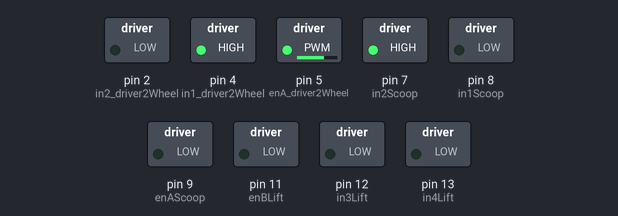
The sketch below on a simulated Arduino Uno, built with avr-gcc and run on an emulated ATmega328P. Parts: switched loads named in the sketch (green lamp = pin HIGH).

Above: at 0.1 s.
At 2.6 s:
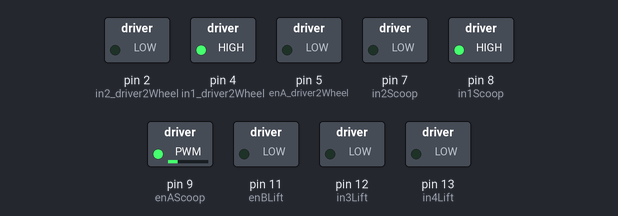
At 5.5 s:
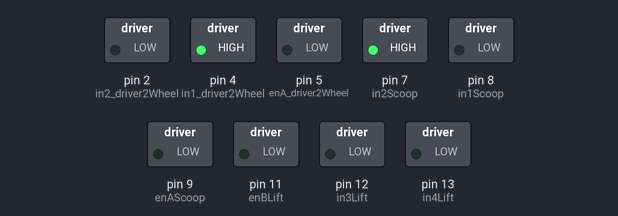
At 9.4 s:
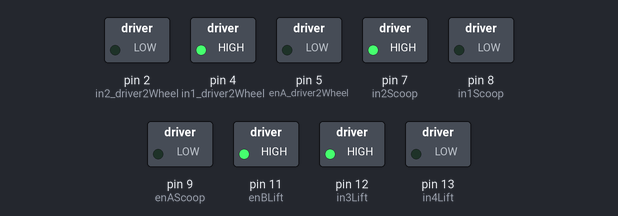
At 29.4 s:
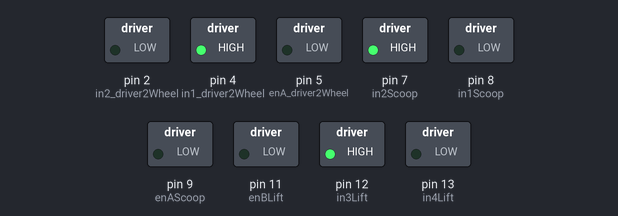
At 31.4 s:
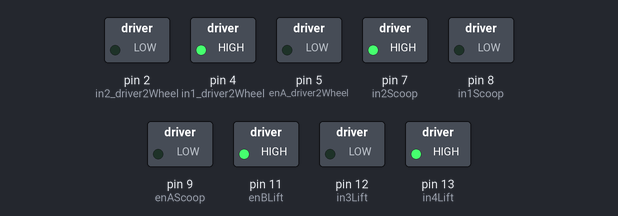
Timing chart, 0 to 32.9 s (numbered marks = the images above):
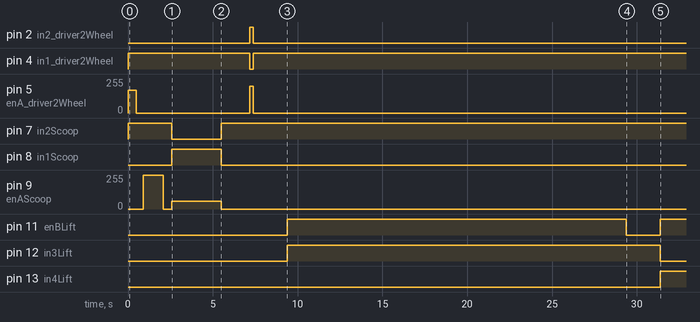

The sketch:

ChassisTest.ino
```cpp
// function declarationsvoid setupWheels(); // declare function for mechanum wheels setup
void moveToPos(); // declare function to move wheels to a set pos in coordinate frame
void forward_drive(); // declare function for forward drive
void backward_drive(); // declare function for backward drive
void right_drive(); // declare function for right drive
void left_drive(); // declare function for left drive
// void setupScoop(); // declare function for scoop setup
// void scoopForward(); // declare function to scoop forwards
// void scoopBackward(); // declare function to scoop backwards
// void releaseSetup(); // declare function for payload release
// void releasePayload(); // declare function to release payloads
// void setupLift(); // declare function for lift setup
// void liftPayloads(); // declare function to lift payloads
void wheelsOff();
void scoop_drive(); // function for scoop

// global variable declarations:

// declare variables for switch starting action


// payloads locations;
// payload 1
int deltaY;
int deltaT;
int xPayload1 = 0; // x-axis location of payload 1
int yPayload1 = 0; // y-axis location of payload 1
// payload 2
int xPayload2 = 0; // x-axis location of payload 2
int yPayload2 = 0; // y-axis location of payload 2

// silo locations;
// silo 1
int xSilo1 = 0; // x-axis location of silo 1
int ySilo1 = 0; // y-axis location of silo 1
//silo 2
int xSilo2 = 0; // x-axis location of silo 2
int ySilo2 = 0; // y-axis location of silo 2

// declare mechanum wheel variables
int wheelSpeedDigital = 255;

//Mechanum Wheels - Driver 1
int enAScoop = 9;
int in1Scoop = 8;
int in2Scoop = 7; // for the scoop

int enBLift = 11;
int in3Lift = 12;
int in4Lift = 13; //Upper right motor
//Mechanum Wheels - Driver 2
int enA_driver2Wheel = 5;
int in1_driver2Wheel = 4;
int in2_driver2Wheel = 2; //Down left motor


void setup() {
  // run setup functions - sets entire system for main loop
  // pinMode(1, INPUT); /// Push Button pin set input
  pinMode(enAScoop, OUTPUT);
  pinMode(in1Scoop, OUTPUT);
  pinMode(in2Scoop, OUTPUT);

  pinMode(enBLift, OUTPUT);
  pinMode(in3Lift, OUTPUT);
  pinMode(in4Lift, OUTPUT);
 // Driver2
  pinMode(enA_driver2Wheel, OUTPUT);
  pinMode(in1_driver2Wheel, OUTPUT);
  pinMode(in2_driver2Wheel, OUTPUT);
  // pinMode(enB_driver2Wheel, OUTPUT);
  // pinMode(in3_driver2Wheel, OUTPUT);
  // pinMode(in4_driver2Wheel, OUTPUT);
  // setupScoop();
  // setupLift();
  // setupRelease();
  // pinMode(buttonPin, INPUT_PULLUP);
}

void loop() {
  // // put your main code here, to run repeatedly:
  // buttonState = digitalRead(1);
// buttonState = digitalRead(buttonPin);

    // Payload 1 section - Squash Balls
  digitalWrite(in1_driver2Wheel, HIGH);
  digitalWrite(in2_driver2Wheel, LOW);
  analogWrite(enA_driver2Wheel, 170);
  digitalWrite(in2Scoop, HIGH);
  digitalWrite(in1Scoop, LOW);
  analogWrite(enAScoop, 0);
  delay(500);

  wheelsOff();
  delay(390);
  // digitalWrite(in1Wheel, LOW);
  // digitalWrite(in2Wheel, LOW);
  // analogWrite(enAWheel, 0);
  // delay(500);

  digitalWrite(in2Scoop, HIGH);
  digitalWrite(in1Scoop, LOW);
  analogWrite(enAScoop, 255);
  delay(1200);
  digitalWrite(in2Scoop, HIGH);
  digitalWrite(in1Scoop, LOW);
  analogWrite(enAScoop, 0);
  delay(500);
  digitalWrite(in1Scoop, HIGH);
  digitalWrite(in2Scoop, LOW);
  analogWrite(enAScoop, 60);
  delay(2900);
  digitalWrite(in2Scoop, HIGH);
  digitalWrite(in1Scoop, LOW);
  analogWrite(enAScoop, 0);
  delay(500);
 // move to payload 1
  wheelsOff();
  delay(1200);


  digitalWrite(in2_driver2Wheel, HIGH);
  digitalWrite(in1_driver2Wheel, LOW);
  analogWrite(enA_driver2Wheel, 200);
  delay(200);

    // wheelsOff();
    // delay(3000);

  wheelsOff();
  delay(2000);

  digitalWrite(in3Lift, HIGH);
  digitalWrite(in4Lift, LOW);
  analogWrite(enBLift, 255);
  digitalWrite(in2Scoop, HIGH);
  digitalWrite(in1Scoop, LOW);
  analogWrite(enAScoop, 0);
  wheelsOff();
  delay(20000);

  digitalWrite(in3Lift, HIGH);
  digitalWrite(in4Lift, LOW);
  analogWrite(enBLift, 0);
  delay(2000);


  digitalWrite(in4Lift, HIGH);
  digitalWrite(in3Lift, LOW);
  analogWrite(enBLift, 255);
  digitalWrite(in2Scoop, HIGH);
  digitalWrite(in1Scoop, LOW);
  analogWrite(enAScoop, 0);
  wheelsOff();
  delay(12000);

  digitalWrite(in4Lift, HIGH);
  digitalWrite(in3Lift, LOW);
  analogWrite(enBLift, 0);
  digitalWrite(in2Scoop, HIGH);
  digitalWrite(in1Scoop, LOW);
  analogWrite(enAScoop, 0);
  wheelsOff();
  delay(4000);

}


void forward_drive(int time_driving, int speed_driving){
  // //for driver 1
  // digitalWrite(in1Wheel, HIGH);
  // digitalWrite(in2Wheel, LOW);
  // analogWrite(enAWheel, speed_driving);
  // delay(time_driving);
  // digitalWrite(in3Wheel, HIGH);
  // digitalWrite(in4Wheel, LOW);
  // analogWrite(enBWheel, speed_driving);
  // delay(time_driving);
  //for driver 2
  digitalWrite(in1_driver2Wheel, HIGH);
  digitalWrite(in2_driver2Wheel, LOW);
  analogWrite(enA_driver2Wheel, speed_driving);
  delay(time_driving);
  // digitalWrite(in3_driver2Wheel, HIGH);
  // digitalWrite(in4_driver2Wheel, LOW);
  // analogWrite(enB_driver2Wheel, speed_driving);
  //delay a little bit
  delay(time_driving);
}
void scoop_drive(int time_driving, int speed_driving){
  // //for driver 1
  digitalWrite(in1Scoop, HIGH);
  digitalWrite(in2Scoop, LOW);
  analogWrite(enAScoop, speed_driving);
  delay(time_driving);
  // digitalWrite(in3Wheel, HIGH);
  // digitalWrite(in4Wheel, LOW);
  // analogWrite(enBWheel, speed_driving);
  // delay(time_driving);
  //for driver 2
  // digitalWrite(in1_driver2Wheel, HIGH);
  // digitalWrite(in2_driver2Wheel, LOW);
  // analogWrite(enA_driver2Wheel, speed_driving);
  // delay(time_driving);
  // digitalWrite(in3_driver2Wheel, HIGH);
  // digitalWrite(in4_driver2Wheel, LOW);
  // analogWrite(enB_driver2Wheel, speed_driving);
  // //delay a little bit
  // delay(time_driving);
}
void backward_drive(int time_driving, int speed_driving)
{
  // digitalWrite(in2Wheel, HIGH);
  // digitalWrite(in1Wheel, LOW);
  // analogWrite(enAWheel, speed_driving);
  // delay(time_driving);
  // digitalWrite(in4Wheel, HIGH);
  // digitalWrite(in3Wheel, LOW);
  // analogWrite(enBWheel, speed_driving);
  // delay(time_driving);
//for driver 2
  digitalWrite(in2_driver2Wheel, HIGH);
  digitalWrite(in1_driver2Wheel, LOW);
  // analogWrite(enA_driver2Wheel, speed_driving);

  // digitalWrite(in4_driver2Wheel, HIGH);
  // digitalWrite(in3_driver2Wheel, LOW);
  // // analogWrite(enB_driver2Wheel, speed_driving);
  // delay(time_driving);
}


void wheelsOff() // turn wheels off after driving
{


   //For driver 2
  digitalWrite(in1_driver2Wheel, HIGH);
  digitalWrite(in2_driver2Wheel, LOW);
  analogWrite(enA_driver2Wheel, 0);
  // delay(stopT);
  // digitalWrite(in3_driver2Wheel, LOW);
  // digitalWrite(in4_driver2Wheel, LOW);
  // analogWrite(enB_driver2Wheel, 0);


}
```

Measured:
- by itself, pin 2 (in2_driver2Wheel): LOW → HIGH at 7.2 s, → LOW 0.20 s later
- by itself, pin 4 (in1_driver2Wheel): LOW → HIGH at 0.00 s, → LOW 7.2 s later, → HIGH 0.20 s later
- by itself, pin 5 (enA_driver2Wheel): 0/255 → 170/255 at 0.00 s, → 0/255 0.50 s later, → 200/255 6.7 s later, → 0/255 0.20 s later
- by itself, pin 7 (in2Scoop): LOW → HIGH at 0.00 s, → LOW 2.6 s later, → HIGH 2.9 s later
- by itself, pin 8 (in1Scoop): LOW → HIGH at 2.6 s, → LOW 2.9 s later
- by itself, pin 9 (enAScoop): 0/255 → 255/255 at 0.89 s, → 0/255 1.2 s later, → 60/255 0.50 s later, → 0/255 2.9 s later
- by itself, pin 11 (enBLift): LOW → HIGH at 9.4 s, → LOW 20.0 s later, → HIGH 2.0 s later
- by itself, pin 12 (in3Lift): LOW → HIGH at 9.4 s, → LOW 22.0 s later
